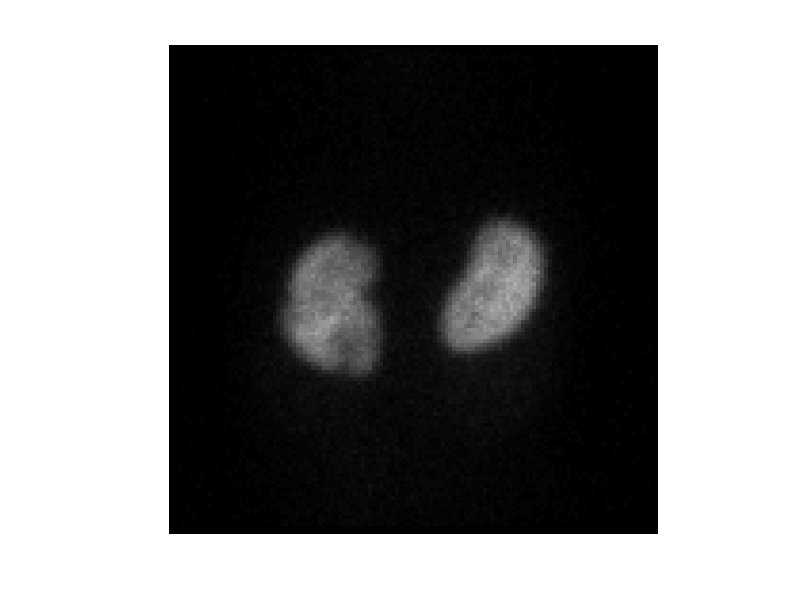

Write MATLAB code to recreate this figure. (Note: this script raises an error after producing the figure.)
load('../Assignment 3/data hand in 3 2020/dmsa_images.mat')
load('../Assignment 3/data hand in 3 2020/man_seg.mat')
load('../Assignment 3/data hand in 3 2020/models.mat')

%% Normalize and binarize images
dmsa_images = dmsa_images./max(max(max(dmsa_images)));
im = dmsa_images(:,:,end);
imshow(im);
%im = imbinarize(((im(:,:,end))), 0.2);
im = imbinarize(im(:,:,end), 'global');
figure;
imshow(im);

%% 

%% Find boundaries and landmarks for last five images
for i = 1:5
    %im = imbinarize(((dmsa_images(:,:,20+i))), 0.14);
    im_bin = imbinarize(dmsa_images(:,:,20+i), 'global');

    [B,L] = bwboundaries(im_bin,'noholes');
    
    boundary = B{2};
    boundary = [boundary(:,2), boundary(:,1)]; %Why do we have to flip x and y...?
    
    boundary = boundary(1:end-1,:);
    [~, min_idx] = min(boundary(:,2));
    % Make lowest point of the boundary first in the list
    boundary = circshift(boundary, length(boundary) - min_idx);
    
    [x, y] = resampleLandmarks(boundary(:,1), boundary(:,2));
    figure
    plot([boundary(:,1); boundary(1,1)], [boundary(:,2); boundary(1,2)], 'LineWidth', 2)
    hold on
    plot([x; x(1)],[y;y(1)], 'r-.', 'LineWidth', 2)
    scatter(x,y,150, 'rx', 'LineWidth', 2)
    title('Real and resampled boundary', 'FontSize', 22)
    legend({'Real Boundary', 'Resampled boundary', 'Sampled points'}, 'FontSize', 15)
    
    
    shapes{i} = [x'; y'];
    boundaries{i} = boundary';
    
    figure
    subplot(1,3,1)
    imshow(dmsa_images(:,:,20+i))
    title('Original', 'FontSize', 20)
    subplot(1,3,2)
    imshow(im_bin)
    title('Binarized', 'FontSize', 20)
    subplot(1,3,3)
    imshow(dmsa_images(:,:,20+i)) 
    title('Boundary', 'FontSize', 20)
    hold on
    visboundaries({B{2}})

    %visboundaries({[y,x; y(1), x(1)]})%{B{2}})
end


%% Find shape model for last five images
nb_eigvals = 3;
for shape_idx = 1:length(shapes)
    % Initialize X as 14 equidistant landmarks from real boundary
    X = shapes{shape_idx};

    % Find true/original shapes (only used for plot)
    [R, t, s] = find_similarity_transform(X, mean_shape);
    true_shapes{shape_idx} = s*R*X + t;
     
    for iter = 1:50
        % Transform landmarks to mean
        [R, t, s] = find_similarity_transform(X, mean_shape);
        X = s*R*X + t;
        
        % Calculate b
        b{shape_idx} = P(:, 1:nb_eigvals)'*([X(1,:), X(2,:)]' - [mean_shape(1,:), mean_shape(2,:)]');
        % Limit b to +-3sqrt(eigval) for stability
        b{shape_idx} = min(b{shape_idx}, 3*sqrt(evals(1:nb_eigvals)));
        b{shape_idx} = max(b{shape_idx}, -3*sqrt(evals(1:nb_eigvals)));
        
        % Find new landmarks in the shape-space
        X = [mean_shape(1,:), mean_shape(2,:)]' + P(:, 1:nb_eigvals)*b{shape_idx};
        X = [X(1:14), X(15:end)]';
        
        % Transform new landmarks back to image space
        X = R'*(X-t)/s;
        
        % Find closest point on original contour to the new landmarks and
        % use these as new landmarks
        X = orthogonal_proj_on_contour(X, boundaries{shape_idx});
    end
    Rs{shape_idx} = R;
    ts{shape_idx} = t;
    ss{shape_idx} = s; 
end

%% Plot results
for i = 1:5
    figure
    subplot(1,2,1)
    new = [mean_shape(1,:), mean_shape(2,:)]' + P(:, 1:nb_eigvals)*b{i};
    hold on
    plot(true_shapes{i}(1,:), true_shapes{i}(2,:), 'b', 'LineWidth', 2)
    plot(mean_shape(1,:), mean_shape(2,:), 'r-.', 'LineWidth', 2)
    plot(new(1:14), new(15:end),'g' ,'LineWidth', 3)
    hold off
    legend({'True shape' ,'Mean shape' , 'Approximated shape'}, 'FontSize', 15)
    title(['Approximated shape for image ' num2str(i)], 'FontSize', 25)
    subplot(1,2,2)
    imshow(dmsa_images(:,:,i+20))
    hold on
    X = [mean_shape(1,:), mean_shape(2,:)]' + P(:, 1:nb_eigvals)*b{i};
    X = [X(1:14), X(15:end)]';
    % Transform new landmarks back to image space
    X = Rs{i}'*(X-ts{i})/ss{i};

    plot([X(1,:), X(1,1)], [X(2,:), X(2,1)], 'r-.', 'LineWidth', 4)
    title(['Approximated boundary'], 'FontSize', 25)
    hold off
end

%% Plot results on top of images
for i = 1:5
    figure
    imshow(dmsa_images(:,:,i+20))
    hold on
    X = [mean_shape(1,:), mean_shape(2,:)]' + P(:, 1:nb_eigvals)*b{i};
    X = [X(1:14), X(15:end)]';
    % Transform new landmarks back to image space
    X = Rs{i}'*(X-ts{i})/ss{i};

    plot([X(1,:), X(1,1)], [X(2,:), X(2,1)], 'r-.', 'LineWidth', 4)
    hold off
    legend('Fitted' ,'Mean' , 'True')
end
%%

function X = orthogonal_proj_on_contour(X, boundary)
    for i = 1:length(X)
        % Find closest point on boundary to X(:,i)
        dists = vecnorm(boundary - repmat(X(:,i), 1, length(boundary)), 2, 1);
        [~, min_idx] = min(dists);
        % Replace X(:,i) with closest point on boundary
        X(:,i) = boundary(:,min_idx);
    end
end


function [new_xs, new_ys] = resampleLandmarks(xs, ys)
% Extract x- and y-coordinates
pathXY = [xs ys; xs(1) ys(1)];
stepLengths = sqrt(sum(diff(pathXY,[],1).^2,2));
stepLengths = [0; stepLengths]; % add the starting point
cumulativeLen = cumsum(stepLengths);
finalStepLocs = linspace(0,cumulativeLen(end), 15);
finalPathXY = interp1(cumulativeLen, pathXY, finalStepLocs, 'linear');
finalPathXY = finalPathXY(1:14,:);

new_xs = finalPathXY(:,1);
new_ys = finalPathXY(:,2);
end


function [R, t, s] = find_similarity_transform(x, y)
    % Algorithm to find the Similarity transformation from x to y
    avg_x = mean(x,2);
    avg_y = mean(y,2);
    x_tilde = x - avg_x;
    y_tilde = y - avg_y;
    [U, ~, V] = svd(y_tilde*x_tilde');
    R = U*diag([1 det(U*V')])*V';
    s = sum(diag(y_tilde'*R*x_tilde))/sum(vecnorm(x_tilde).^2);
    t = avg_y - s*R*avg_x;
end
